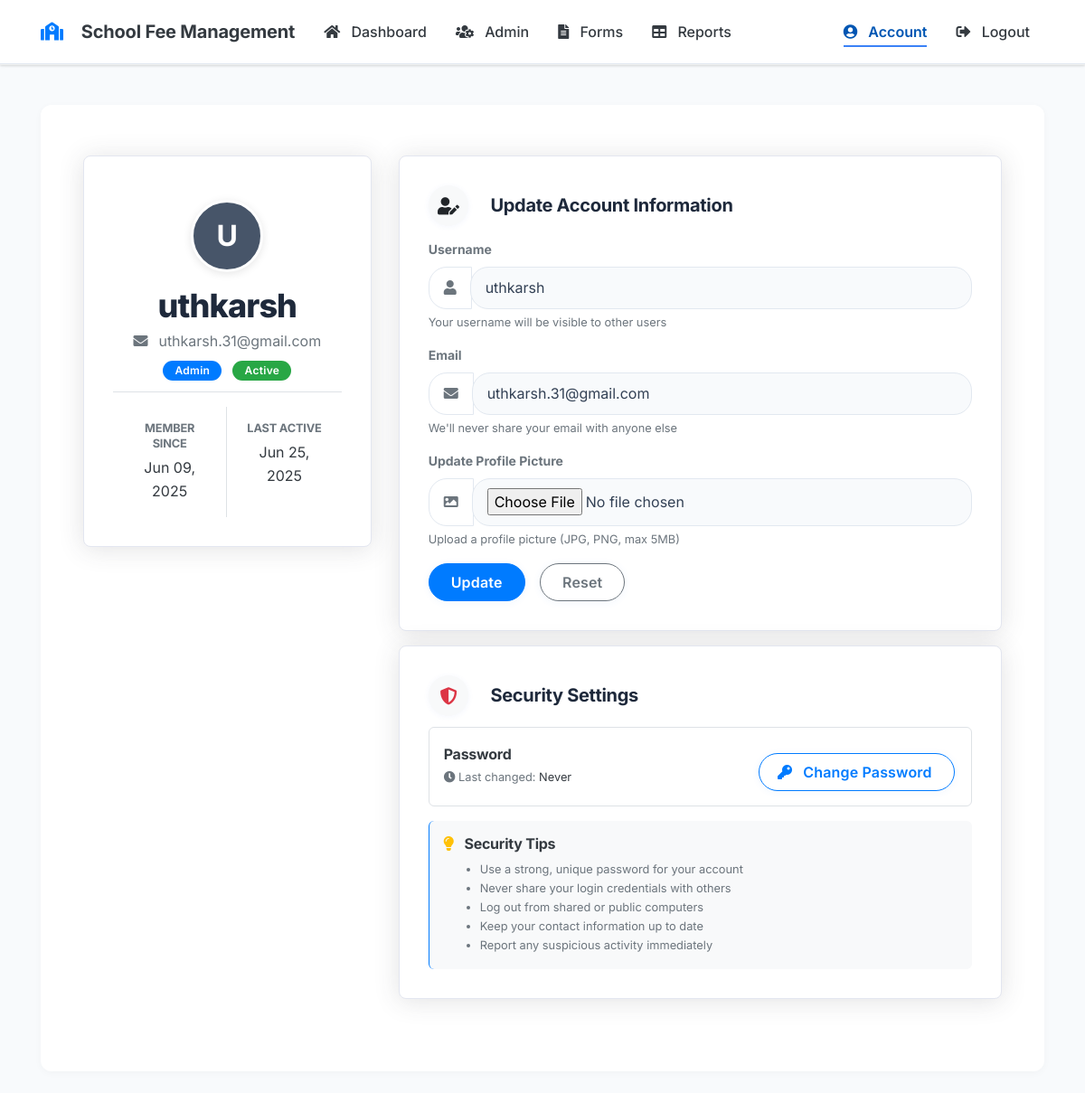
Before: /account (signed in) with the older database file.
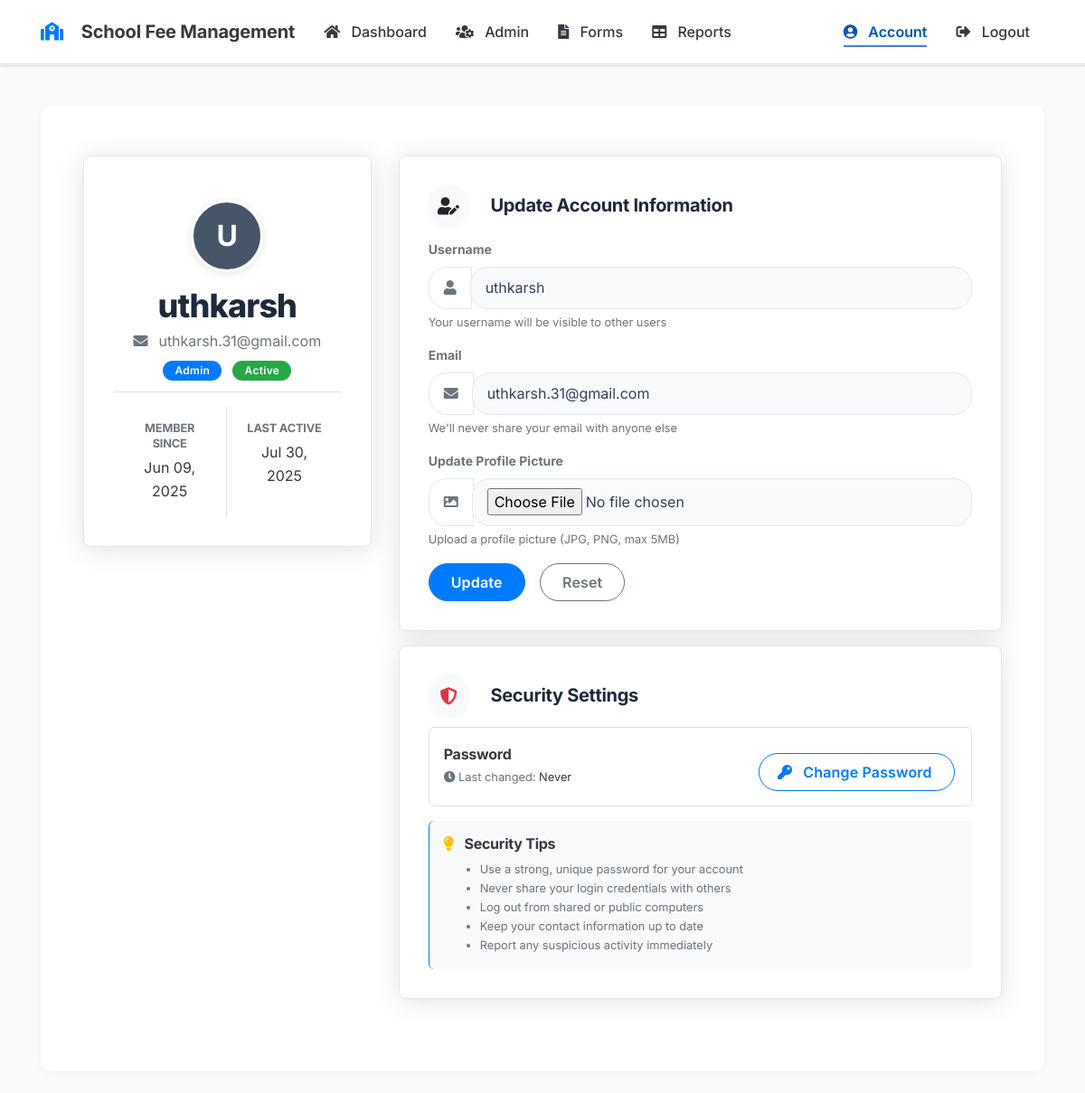
After: the same page with the newer database file.
### school/models.py (models this page shows, shortened)
class User(db.Model, UserMixin):
    __tablename__ = "users"
    id = db.Column(db.Integer, primary_key=True)
    username = db.Column(db.String(20), unique=True, nullable=False)
    email = db.Column(db.String(120), unique=True, nullable=False)
    user_role = db.Column(db.String(20), nullable=False)
    password = db.Column(db.String(60), nullable=False)
    is_approved = db.Column(db.Boolean, default=False)
    last_login = db.Column(db.DateTime, nullable=True)
    failed_login_attempts = db.Column(db.Integer, default=0)
    account_locked_until = db.Column(db.DateTime, nullable=True)
    created_at = db.Column(db.DateTime, default=datetime.utcnow)
    __table_args__ = (
        Index("ix_users_username", "username"),
        Index("ix_users_email", "email"),
        Index("ix_users_user_role", "user_role"),
    )

### school/routes.py (the view)
@user_bp.route("/account", methods=["GET", "POST"])
@login_required
def account():
    form = UpdateAccountForm()
    if form.validate_on_submit():
        try:
            with transaction_context():
                old_username = current_user.username
                current_user.username = form.username.data
                current_user.email = form.email.data
                if form.picture.data:
                    picture_file = save_profile_picture(form.picture.data)
                    if picture_file:
                        current_user.image_file = picture_file
            log_activity('updated', 'User', current_user.id, f"User profile updated: {old_username} → {current_user.username}")
            flash('Your account has been updated!', 'success')
            return redirect(url_for('user_bp.account'))
        except Exception as e:
            log_exception(e, "Error updating account")
            flash('An error occurred while updating your account. Please try again.', 'danger')
    elif request.method == 'GET':
        form.username.data = current_user.username
        form.email.data = current_user.email
    return render_template('account.html', title='Account', form=form)

### school/templates/account.html (shortened to what this page needs)
{% extends "layout.html" %}
{% block content %}
<div class="container py-4">
    <div class="row">
        <div class="col-lg-4 mb-4">
            <div class="content-section">
                <div class="text-center pt-3">
                    <div class="mb-4">
                        <div class="account-img mx-auto bg-steel text-white d-flex justify-content-center align-items-center" aria-hidden="true">
                            {{ current_user.username[0]|upper }}
                        </div>
                    </div>
                    <h1 class="h3 account-heading mb-1">{{ current_user.username }}</h1>
                    <p class="text-secondary mb-2">
                        <i class="fas fa-envelope me-2" aria-hidden="true"></i>{{ current_user.email }}
                    </p>
                    <div class="d-flex justify-content-center mb-3">
                        <span class="badge badge-primary me-2">{{ current_user.user_role }}</span>
                        <span class="badge badge-success">Active</span>
                    </div>
                    <div class="border-top pt-3 mt-2">
                        <div class="row no-gutters">
                            <div class="col-6 border-right pe-2">
                                <div class="p-3">
                                    <h6 class="text-secondary text-uppercase small fw-bold mb-1">Member Since</h6>
                                    <p class="text-dark mb-0">{{ current_user.created_at.strftime('%b %d, %Y') if current_user.created_at else 'N/A' }}</p>
                                </div>
                            </div>
                            <div class="col-6 ps-2">
                                <div class="p-3">
                                    <h6 class="text-secondary text-uppercase small fw-bold mb-1">Last Active</h6>
                                    <p class="text-dark mb-0">{{ current_user.last_login.strftime('%b %d, %Y') if current_user.last_login else 'N/A' }}</p>
                                </div>
                            </div>
                        </div>
                    </div>
                </div>
            </div>
        </div>
        <div class="col-lg-8">
            <div class="content-section mb-4">
                <div class="d-flex align-items-center mb-3">
                    <div class="icon-circle bg-light me-3" aria-hidden="true">
                        <i class="fas fa-user-edit text-steel"></i>
                    </div>
                    <h2 class="h5 mb-0 fw-bold">Update Account Information</h2>
                </div>
                <form method="POST" action="{{ url_for('user_bp.account') }}" enctype="multipart/form-data">
                    <div class="form-group mb-3">
                        {{ form.username.label(class="form-label text-secondary fw-bold", for="username-input") }}
                        <div class="input-group">
                            <div class="input-group-prepend">
                                <span class="input-group-text bg-white border-end-0 text-secondary" aria-hidden="true">
                                    <i class="fas fa-user"></i>
                                </span>
                            </div>
                            {% if form.username.errors %}
                                {{ form.username(class="form-control is-invalid border-start-0", id="username-input", aria_describedby="username-feedback") }}
                                <div class="invalid-feedback" id="username-feedback" role="alert">
                                    {% for error in form.username.errors %}
                                        <span>{{ error }}</span>
                                    {% endfor %}
                                </div>
                            {% else %}
                                {{ form.username(class="form-control border-start-0", id="username-input", aria_describedby="username-help") }}
                            {% endif %}
                        </div>
                        <small id="username-help" class="form-text text-muted ms-1">Your username will be visible to other users</small>
                    </div>
                    <div class="form-group mb-3">
                        {{ form.email.label(class="form-label text-secondary fw-bold", for="email-input") }}
                        <div class="input-group">
                            <div class="input-group-prepend">
                                <span class="input-group-text bg-white border-end-0 text-secondary" aria-hidden="true">
                                    <i class="fas fa-envelope"></i>
                                </span>
                            </div>
                            {% if form.email.errors %}
                                {{ form.email(class="form-control is-invalid border-start-0", id="email-input", aria_describedby="email-feedback") }}
                                <div class="invalid-feedback" id="email-feedback" role="alert">
                                    {% for error in form.email.errors %}
                                        <span>{{ error }}</span>
                                    {% endfor %}
                                </div>
                            {% else %}
                                {{ form.email(class="form-control border-start-0", id="email-input", aria_describedby="email-help") }}
                            {% endif %}
                        </div>
                        <small id="email-help" class="form-text text-muted ms-1">We'll never share your email with anyone else</small>
                    </div>
                    <div class="form-group mb-3">
                        {{ form.picture.label(class="form-label text-secondary fw-bold", for="picture-input") }}
                        <div class="input-group">
                            <div class="input-group-prepend">
                                <span class="input-group-text bg-white border-end-0 text-secondary" aria-hidden="true">
                                    <i class="fas fa-image"></i>
                                </span>
                            </div>
                            {% if form.picture.errors %}
                                {{ form.picture(class="form-control is-invalid border-start-0", id="picture-input", aria_describedby="picture-feedback") }}
                                <div class="invalid-feedback" id="picture-feedback" role="alert">
                                    {% for error in form.picture.errors %}
                                        <span>{{ error }}</span>
                                    {% endfor %}
                                </div>
                            {% else %}
                                {{ form.picture(class="form-control border-start-0", id="picture-input", aria_describedby="picture-help") }}
                            {% endif %}
                        </div>
                        <small id="picture-help" class="form-text text-muted ms-1">Upload a profile picture (JPG, PNG, max 5MB)</small>
                    </div>
                    <div class="form-group mb-0 mt-4">
                        {{ form.submit(class="btn btn-primary px-4 me-2") }}
                        <button type="reset" class="btn btn-outline-secondary px-4">Reset</button>
                    </div>
                </form>
            </div>
            <div class="content-section">
                <div class="d-flex align-items-center mb-3">
                    <div class="icon-circle bg-light me-3" aria-hidden="true">
                        <i class="fas fa-shield-alt text-danger"></i>
                    </div>
                    <h2 class="h5 mb-0 fw-bold">Security Settings</h2>
                </div>
                <div class="security-item p-3 mb-3 border rounded">
                    <div class="row align-items-center">
                        <div class="col-md-7">
                            <h3 class="h6 fw-bold text-dark mb-1">Password</h3>
                            <p class="text-secondary small mb-0">
                                <i class="fas fa-clock me-1" aria-hidden="true"></i>
                                Last changed: <span class="text-dark">{{ current_user.updated_at.strftime('%b %d, %Y') if current_user.updated_at else 'Never' }}</span>
                            </p>
                        </div>
                        <div class="col-md-5 text-md-end mt-3 mt-md-0">
                            <a href="{{ url_for('user_bp.change_password') }}" class="btn btn-outline-primary px-4" aria-label="Change password">
                                <i class="fas fa-key me-2" aria-hidden="true"></i>Change Password
                            </a>
                        </div>
                    </div>
                </div>
                <div class="mt-4 p-3 bg-light border-left border-primary rounded">
                    <h4 class="h6 fw-bold text-dark mb-2">
                        <i class="fas fa-lightbulb text-warning me-2" aria-hidden="true"></i>Security Tips
                    </h4>
                    <ul class="text-secondary small mb-0 ps-3">
                        <li>Use a strong, unique password for your account</li>
                        <li>Never share your login credentials with others</li>
                        <li>Log out from shared or public computers</li>
                        <li>Keep your contact information up to date</li>
                        <li>Report any suspicious activity immediately</li>
                    </ul>
                </div>
            </div>
        </div>
    </div>
</div>
{% endblock content %}

### school/templates/layout.html (shortened to what this page needs)
<!DOCTYPE html>
<html lang="en">
<head>
    <link rel="stylesheet" href="https://cdn.jsdelivr.net/npm/bootstrap@4.4.1/dist/css/bootstrap.min.css">
    <link rel="stylesheet" href="https://cdnjs.cloudflare.com/ajax/libs/font-awesome/5.15.4/css/all.min.css">
    <link rel="stylesheet" type="text/css" href="{{ url_for('static', filename='main.css')}}">
</head>
<body>
    <header class="site-header fixed-top shadow-sm">
        <nav class="navbar navbar-expand-lg navbar-light">
            <div class="container">
                <a class="navbar-brand d-flex align-items-center" href="{{ url_for('home') }}">
                    <i class="fas fa-school mr-2 text-primary" aria-hidden="true"></i>
                    <span>School Fee Management</span>
                </a>
                <div class="collapse navbar-collapse" id="navbarToggle">
                    <ul class="navbar-nav mr-auto">
                        {% if current_user.is_authenticated %}
                        <li class="nav-item">
                            <a class="nav-link {% if request.endpoint == 'home' %}active{% endif %}" href="{{ url_for('home') }}">
                                <i class="fas fa-home mr-2" aria-hidden="true"></i> Dashboard
                            </a>
                        </li>
                        {% if current_user.user_role == 'Admin' %}
                        <li class="nav-item">
                            <a class="nav-link {% if request.endpoint == 'admin_bp.admin_users' %}active{% endif %}" href="{{ url_for('admin_bp.admin_users') }}">
                                <i class="fas fa-users-cog mr-2" aria-hidden="true"></i> Admin
                            </a>
                        </li>
                        {% endif %}
                        <li class="nav-item dropdown">
                            <a class="nav-link dropdown-toggle {% if 'form' in request.endpoint %}active{% endif %}" href="#" id="formsDropdown" role="button" data-toggle="dropdown" aria-haspopup="true" aria-expanded="false">
                                <i class="fas fa-file-alt mr-2" aria-hidden="true"></i> Forms
                            </a>
                        </li>
                        <li class="nav-item">
                            <a class="nav-link {% if request.endpoint == 'report_bp.view_table' %}active{% endif %}" href="{{ url_for('report_bp.view_table') }}">
                                <i class="fas fa-table mr-2" aria-hidden="true"></i> Reports
                            </a>
                        </li>
                        {% else %}
                            <li class="nav-item">
                                <a class="nav-link {% if request.endpoint == 'home' %}active{% endif %}" href="{{ url_for('home') }}">
                                    <i class="fas fa-home mr-2" aria-hidden="true"></i> Home
                                </a>
                            </li>
                        {% endif %}
                    </ul>
                    {% if current_user.is_authenticated %}
                    <div class="navbar-nav">
                        <a class="nav-link {% if request.endpoint == 'user_bp.account' %}active{% endif %}" href="{{ url_for('user_bp.account') }}">
                            <i class="fas fa-user-circle mr-2" aria-hidden="true"></i> Account
                        </a>
                        <a class="nav-link" href="{{ url_for('auth_bp.logout') }}">
                            <i class="fas fa-sign-out-alt mr-2" aria-hidden="true"></i> Logout
                        </a>
                    </div>
                    {% endif %}
                </div>
            </div>
        </nav>
    </header>
    <main role="main" class="container py-4 mt-5">
        <div class="content mt-3 fade-in">
            {% block content %}{% endblock %}
        </div>
    </main>
</body>
</html>

Changed rows visible on the page:
changed User "uthkarsh": last_login "Jun 25, 2025" → "Jul 30, 2025"
